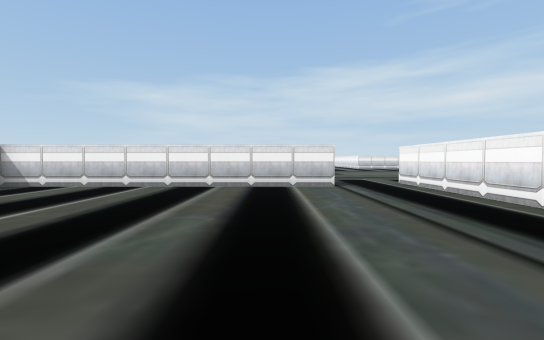
view 1 (above)

24 first-person views from a walk through a 3-D level made in the Unity game engine. The camera is 0.62 m above the floor, tilts 2° down and sees 90° across. The floor is counted in squares, 1 m on a side. Each view is taken from the middle of a square. On the plan, view 1 faces up. The plan holds only what a view shows up to about 9 squares ahead; the rest is blank. The place goes on beyond the plan.

view 2
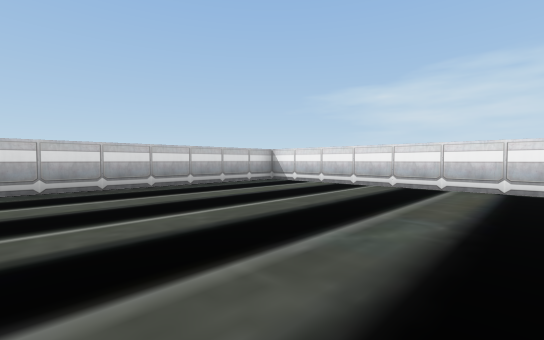

view 3
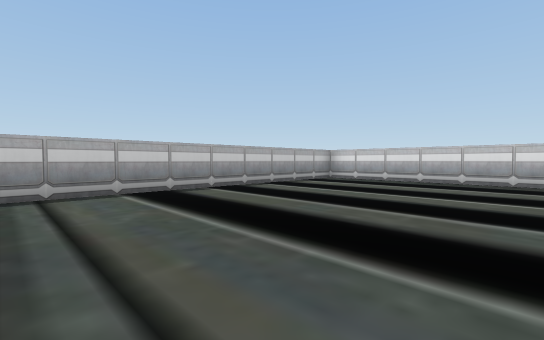

view 4
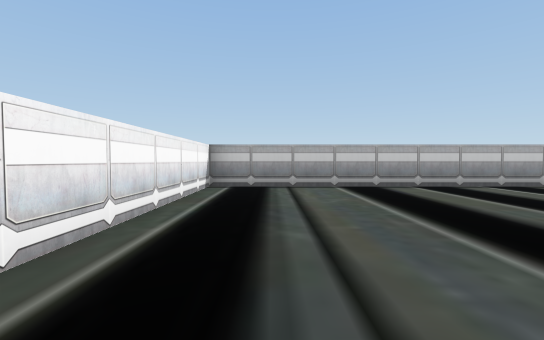

view 5
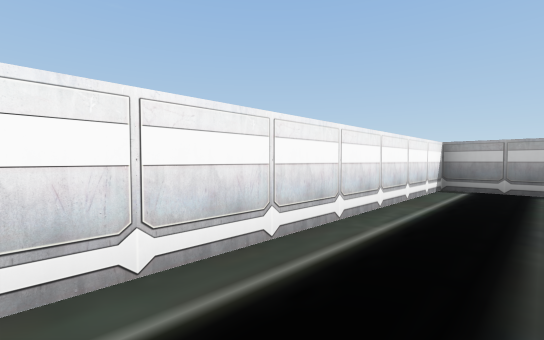

view 6
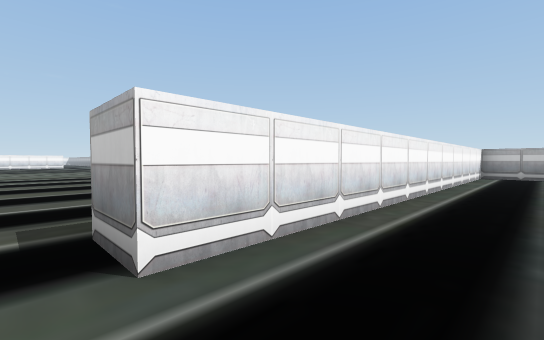

view 7
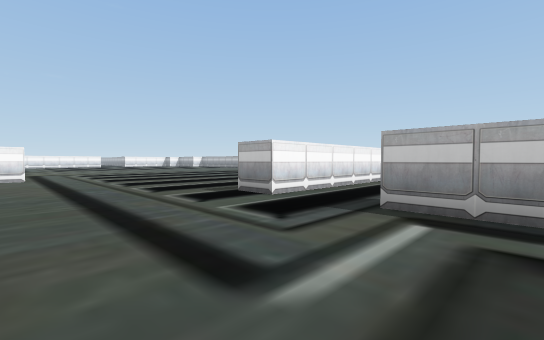

view 8
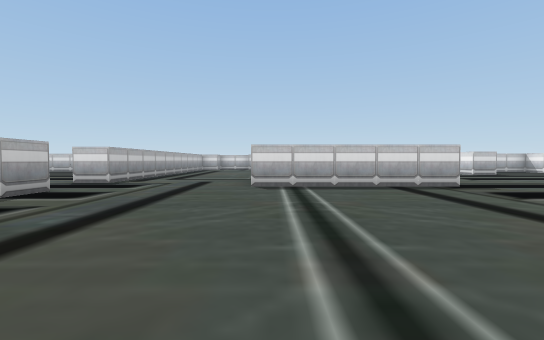

view 9
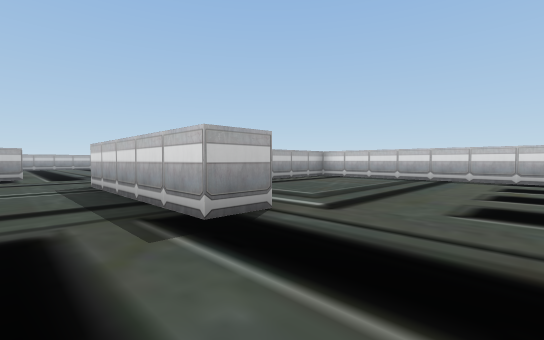

view 10
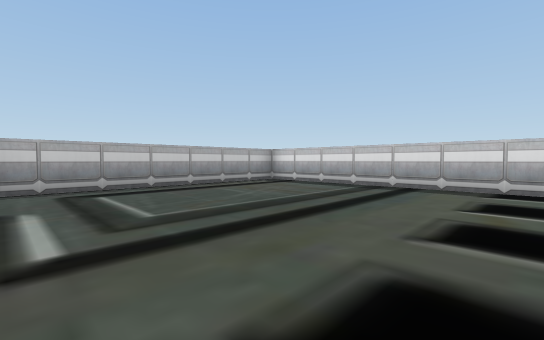

view 11
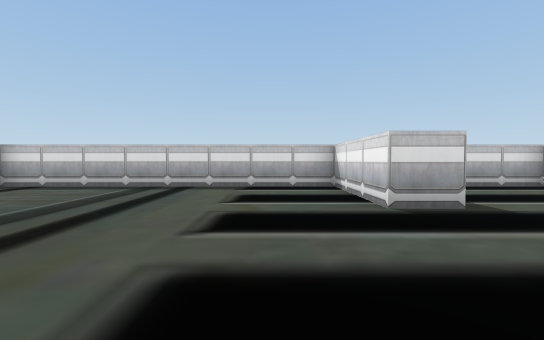

view 12
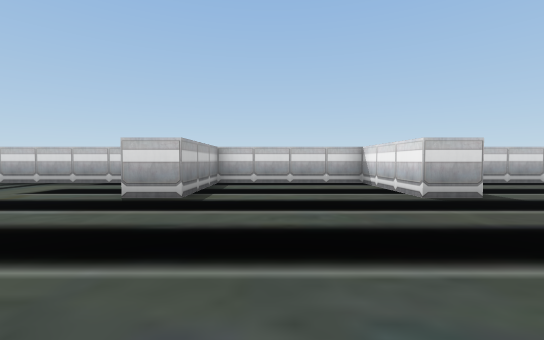

view 13
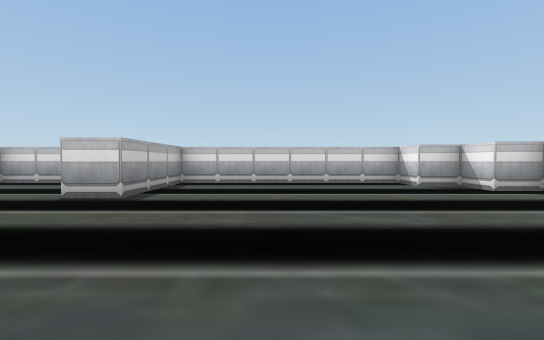

view 14
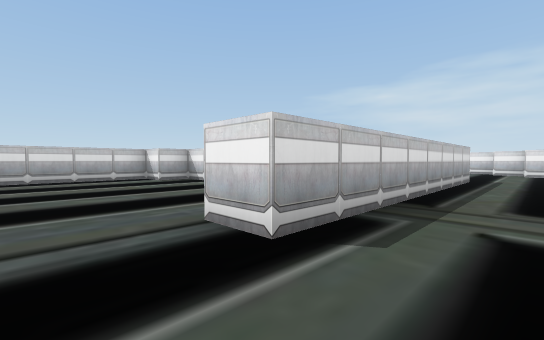

view 15
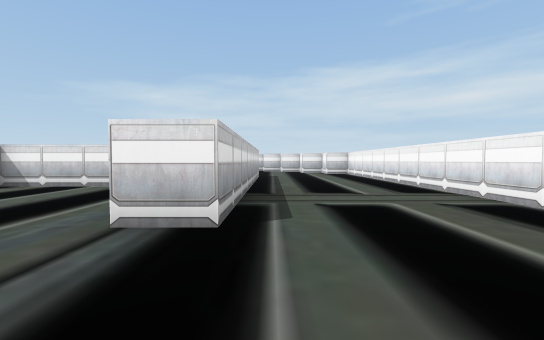

view 16
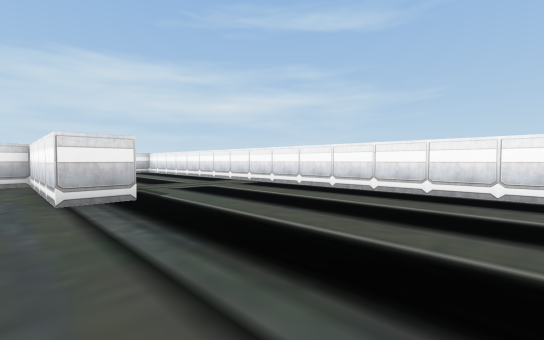

view 17
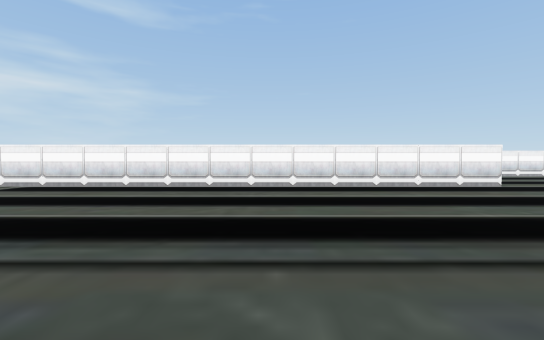

view 18
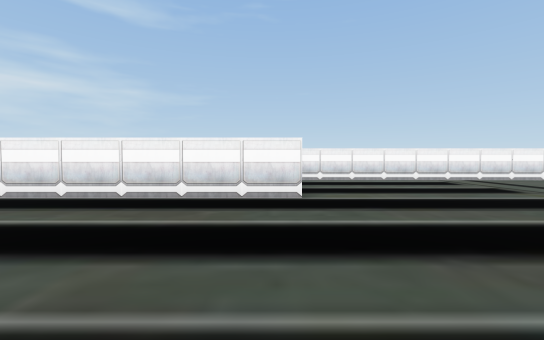

view 19
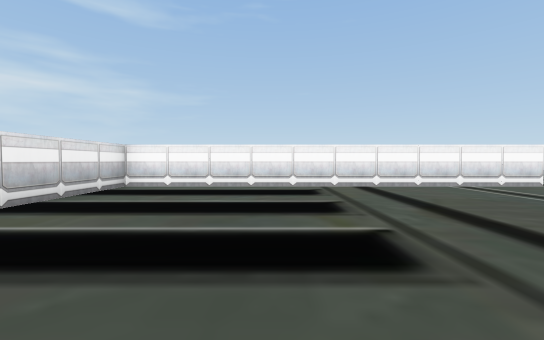

view 20
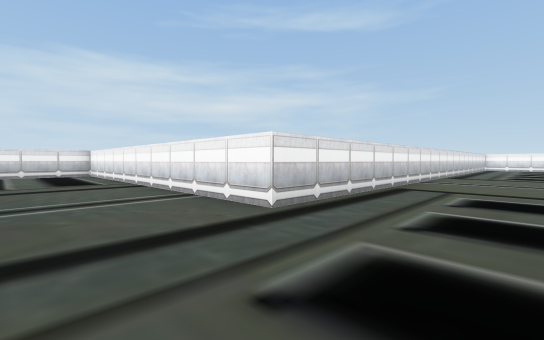

view 21
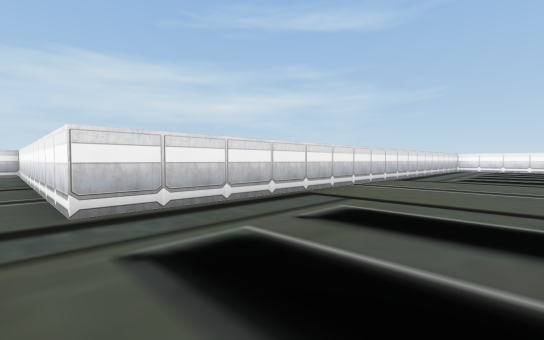

view 22
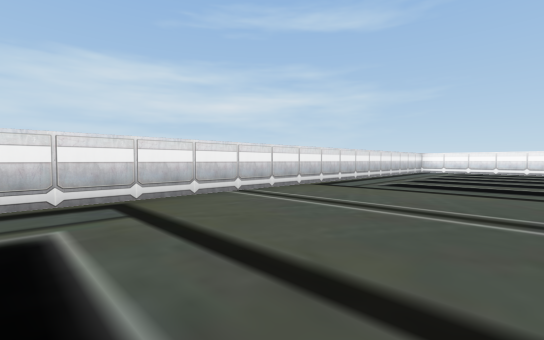

view 23
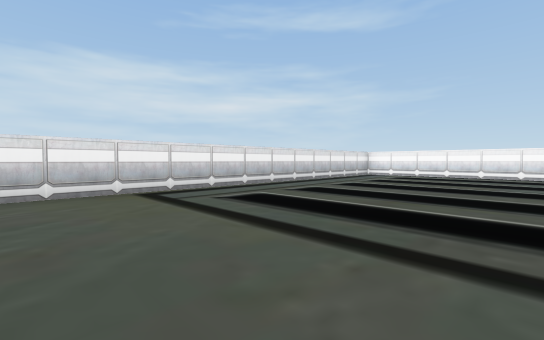

view 24
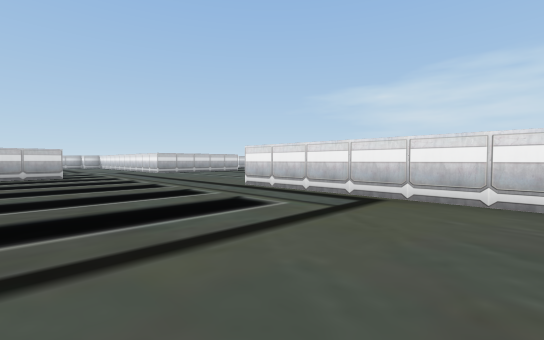

### Floor plan
Points are (right, up) in squares from view 1. A wall is a line through its corners. A room is listed if a view was taken in it or the views show most of it. See-through windows are left out.
Room 1 (views 1, 2, 3, 4, 5)
walls: (1.5, 6.5) (-6.5, 6.5) (-6.5, -2.2); (-5.2, -3.5) (3.5, -3.5) (3.5, 6.5)
ways out: opening at (2.5, 7) to room 2
Room 2 (views 6, 7, 8, 9, 10, 11, 12, 13, 14, 15, 16, 17, 18, 19, 20, 21, 22, 23, 24)
walls: (1.5, 16.5) (2.5, 16.5) (2.5, 11.5); (6.5, 20.4) (6.5, 37); (3.5, 6.5) (3.5, 7.5) (4.5, 7.5) (4.5, 6); (-0.1, 7.5) (1.5, 7.5) (1.5, 6.5); (21.5, 10.5) (10.5, 10.5) (10.5, 20.5) (7.4, 20.5); (-0.9, 34.5) (-3.5, 34.5) (-3.5, 33.5) (-4.5, 33.5) (-4.5, 32.5) (-5.5, 32.5) (-5.5, 26.5) (-2.5, 26.5) (-2.5, 25.5) (-5.5, 25.5) (-5.5, 21.5) (-2.5, 21.5) (-2.5, 20.5) (-5.5, 20.5) (-5.5, 12.5) (1.1, 12.5); (2.5, 38.5) (2.5, 30.5) (1.5, 30.5) (1.5, 34.5) (1, 34.5)
ways out: opening at (2.5, 7) to room 1

Positions as (right, up) in squares from view 1, and headings:
1: (0, 0), facing up
2: (0, 0), facing up-left
3: (2, 2), facing down-left
4: (2, 3), facing down
5: (2, 3), facing down-right
6: (2, 8), facing down-right
7: (0, 11), facing down-right
8: (9, 12), facing left
9: (4, 19), facing down-left
10: (1, 19), facing down-left
11: (1, 19), facing left
12: (2, 23), facing left
13: (2, 29), facing left
14: (4, 29), facing up-left
15: (3, 28), facing up
16: (1, 26), facing up-right
17: (0, 26), facing right
18: (2, 21), facing right
19: (4, 17), facing right
20: (8, 8), facing up-right
21: (10, 7), facing up-right
22: (13, 6), facing up-right
23: (17, 5), facing up-right
24: (16, 6), facing up-left
